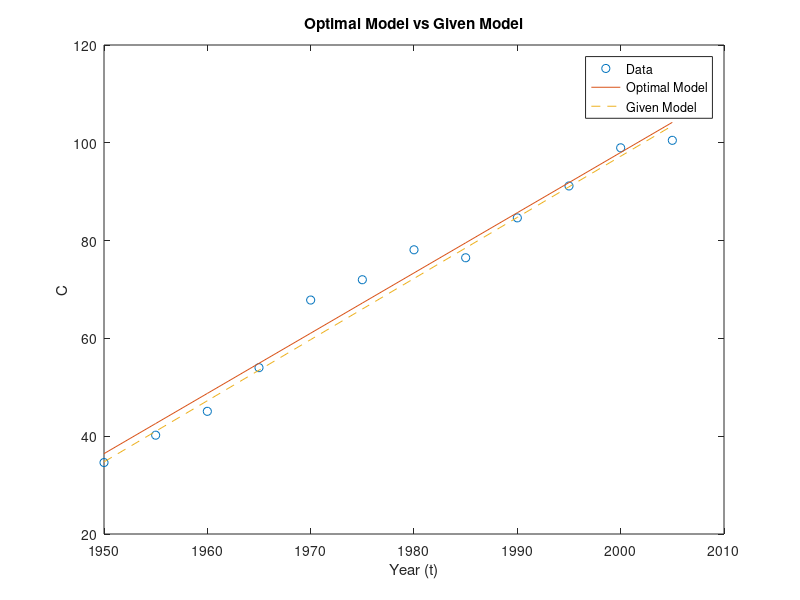
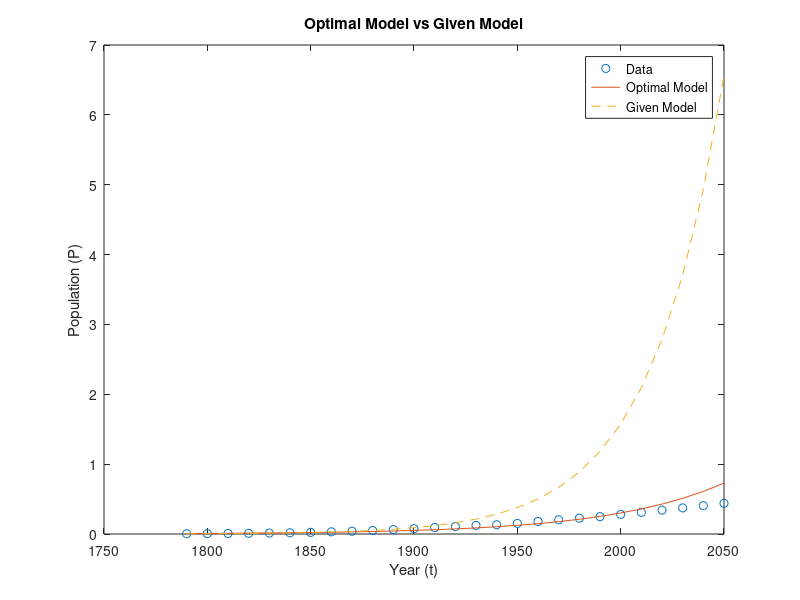

These figures' MATLAB source, in order:

% Problem 1
t = 1950:5:2005;
C = [34.616, 40.208, 45.087, 54.017, 67.844, 71.999, 78.122, 76.491, 84.652, 91.173, 98.975, 100.506];

    % 1(a)
    degree = 1; 
    coefficients_optimal = polyfit(t, C, degree);

    C_optimal = polyval(coefficients_optimal, t);

    % 1(b)
    figure(1);
    plot(t, C, 'o', t, C_optimal, '-', t, 91 + 1.25 * (t - 1995), '--');
    legend('Data', 'Optimal Model', 'Given Model', 'Location', 'Best');
    xlabel('Year (t)');
    ylabel('C');
    title('Optimal Model vs Given Model');

    % 1(c)
    residuals_optimal = C - C_optimal;
    mse_optimal = mean(residuals_optimal.^2);
    disp(['Mean Squared Error (Optimal Model): ', num2str(mse_optimal)]);

% Problem 2
t = 1790:10:2050;
P = [0.0039, 0.0053, 0.0072, 0.0096, 0.0129, 0.0171, 0.0232, 0.0314, 0.0398, 0.0502, 0.063, 0.0762, 0.0922, 0.106, 0.1232, 0.1321, 0.1513, 0.1793, 0.2033, 0.2265, 0.2487, 0.2814, 0.3102, 0.3414, 0.3735, 0.4057, 0.439];

% 2(a)
y = log(P);
x = (t - 1790) / 35;

% 2(b)
coefficients_optimal = polyfit(x, y, 1);

% 2(c)
figure(2);
plot(t, P, 'o', t, exp(polyval(coefficients_optimal, x)), '-', t, 0.0039 * exp((t - 1790) / 35), '--');
legend('Data', 'Optimal Model', 'Given Model', 'Location', 'Best');
xlabel('Year (t)');
ylabel('Population (P)');
title('Optimal Model vs Given Model');

% 2(d)
residuals_optimal = P - exp(polyval(coefficients_optimal, x));
mse_optimal = mean(residuals_optimal.^2);
disp(['Mean Squared Error (Optimal Model): ', num2str(mse_optimal)]);